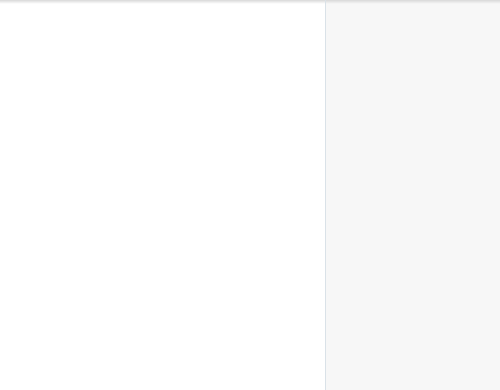
<?xml version="1.0" encoding="UTF-8"?>
<ui version="4.0">
 <class>Roster</class>
 <widget class="QMainWindow" name="Roster">
  <property name="geometry">
   <rect>
    <x>0</x>
    <y>0</y>
    <width>500</width>
    <height>390</height>
   </rect>
  </property>
  <property name="sizePolicy">
   <sizepolicy hsizetype="Fixed" vsizetype="Fixed">
    <horstretch>0</horstretch>
    <verstretch>0</verstretch>
   </sizepolicy>
  </property>
  <property name="minimumSize">
   <size>
    <width>500</width>
    <height>0</height>
   </size>
  </property>
  <property name="maximumSize">
   <size>
    <width>500</width>
    <height>16777215</height>
   </size>
  </property>
  <property name="windowTitle">
   <string>Roster</string>
  </property>
  <property name="styleSheet">
   <string notr="true">QScrollBar::handle:vertical {
    background-color: rgb(95, 126, 158);
}

QScrollBar:vertical {
    width: 4px;
	background-color: rgb(216, 222, 228);
	border-radius: 2px;
 }
</string>
  </property>
  <widget class="QWidget" name="centralWidget">
   <layout class="QVBoxLayout" name="verticalLayout">
    <property name="spacing">
     <number>0</number>
    </property>
    <property name="margin">
     <number>0</number>
    </property>
    <item>
     <layout class="QHBoxLayout" name="horizontalLayout">
      <property name="spacing">
       <number>0</number>
      </property>
      <property name="margin">
       <number>0</number>
      </property>
      <item>
       <widget class="QListView" name="plView">
        <property name="styleSheet">
         <string notr="true">QListView {
	border: none;
	background-color: qlineargradient(spread:pad, x1:0, y1:0, x2:0, y2:0.01, stop:0 rgba(216, 216, 216, 255), stop:1 rgba(255, 255, 255, 255));
}</string>
        </property>
       </widget>
      </item>
      <item>
       <widget class="QListView" name="albView">
        <property name="minimumSize">
         <size>
          <width>175</width>
          <height>0</height>
         </size>
        </property>
        <property name="maximumSize">
         <size>
          <width>175</width>
          <height>16777215</height>
         </size>
        </property>
        <property name="font">
         <font>
          <family>Tahoma</family>
         </font>
        </property>
        <property name="styleSheet">
         <string notr="true">QListView {
	border: none;
	border-left: 1px solid rgb(218, 226, 232);
	background-color: qlineargradient(spread:pad, x1:0, y1:0, x2:0, y2:0.01, stop:0 rgba(216, 216, 216, 255), stop:1 rgba(247, 247, 247));
	padding: 4px 0 4px 10px;
}

QListView::item {
    background: none;
	color: rgb(43, 88, 122);
	height: 23px;
	border: 1px solid transparent;
	padding-left: 5px;
	margin-right: 5px;
}

QListView::item:hover {
	background-color: rgb(225, 231, 237);
	padding-left: 5px;
}

QListView::item:selected:active {
	background-color: rgb(94, 130, 168);
	border: 1px solid rgb(81, 114, 149);
	color: rgb(255, 255, 255);
	padding-left: 5px;
}</string>
        </property>
        <property name="horizontalScrollBarPolicy">
         <enum>Qt::ScrollBarAlwaysOff</enum>
        </property>
        <property name="editTriggers">
         <set>QAbstractItemView::NoEditTriggers</set>
        </property>
       </widget>
      </item>
     </layout>
    </item>
    <item>
     <spacer name="verticalSpacer">
      <property name="orientation">
       <enum>Qt::Vertical</enum>
      </property>
      <property name="sizeType">
       <enum>QSizePolicy::Fixed</enum>
      </property>
      <property name="sizeHint" stdset="0">
       <size>
        <width>20</width>
        <height>0</height>
       </size>
      </property>
     </spacer>
    </item>
   </layout>
  </widget>
 </widget>
 <layoutdefault spacing="6" margin="11"/>
 <resources/>
 <connections/>
</ui>
